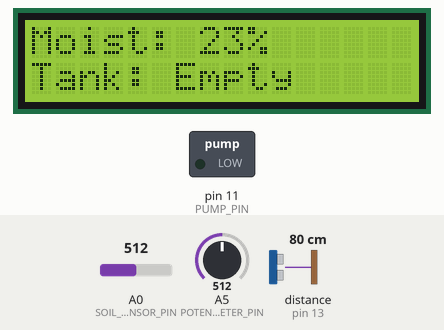
This sketch was run on a simulated Arduino Uno, built with avr-gcc and run on an emulated ATmega328P. On the bench: 16×2 character LCD, switched loads named in the sketch (green lamp = pin HIGH). Inputs (shaded band) come from the test bench; at power-on: distance to the obstacle (sensor on pin 13) 80 cm, A0 (SOIL_SENSOR_PIN) = 512, A5 (POTENTIOMETER_PIN) = 512. The echo pulse lasts 58.3 µs per cm; pins used as bus, display or sensor lines are not drawn; what the sketch prints to the serial monitor is not drawn.

Above: at 1.25 s.
1.3 s: distance to the obstacle (sensor on pin 13) set to 21 cm
At 2.85 s:
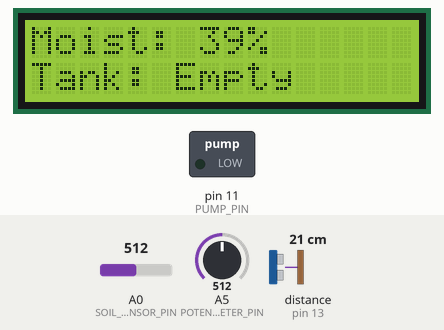
3.0 s: distance to the obstacle (sensor on pin 13) set to 18 cm
At 3.3 s:
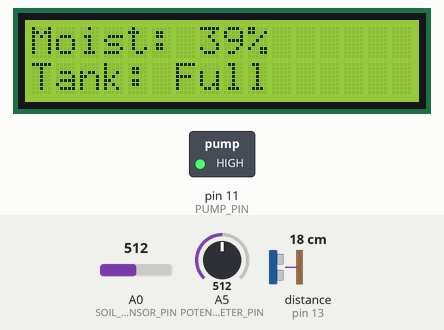
Timing chart, 0 to 6.0 s (numbered marks = the images above; inputs shaded):
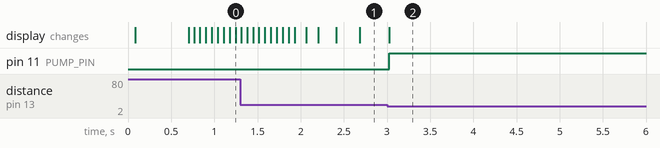

Measured:
- the behaviour switches between 20 and 19 cm on distance to the obstacle (sensor on pin 13) (found by bisection; images 1 and 2)
- after the input at 3.0 s, pin 11 (PUMP_PIN): LOW → HIGH at once; the display: changes at once (image 2)

The sketch:

AquaMate_final.ino
```cpp
/**
  This file contains the implementation of the system's main control functions,
  interfacing with various sensors and devices to maintain optimal environmental conditions.

  references:
  - Arduino Programming: https://www.arduino.cc/reference/en/
  - LiquidCrystal Library: https://www.arduino.cc/en/Reference/LiquidCrystal
  - Ultrasonic Sensor Library: https://www.arduinolibraries.info/libraries/ultrasonic
  - Exponential Moving Average (EMA): https://en.wikipedia.org/wiki/Moving_average#Exponential_moving_average
  - Soil Moisture Sensor Guide: https://learn.sparkfun.com/tutorials/soil-moisture-sensor-hookup-guide
  - Robust Error Handling in Embedded Systems: https://www.embedded.com/robust-error-handling-in-embedded-c/
  - Arduino Motor Control Tutorial: https://www.arduino.cc/en/Tutorial/Foundations/Motor
  - Arduino Non-Blocking Code: https://projecthub.arduino.cc/viliamk/easy-and-transparent-non-blocking-code-using-millis-5bf837


  Main driver built by Brice Heering
  4-21-2024

  WaterPump header built by James Hornback
  LcdScreen header based off code by lydia, built by Brice Heering
  SoilMoisture header built by Brice Heering
  UltrasonicCode header built by Brice Heering

  pin assignments and connection with wiring and hardware specifics
  were dictated by Dylan and Aiden M


PIN ASSIGNMENTS

DIGITAL:
0->
1->
2-> LCD D7
3-> LCD D6
4-> LCD D5
5-> LCD D4
6-> LCD RS
7-> LCD E
8-> Soil Moisture VCC Pin
9->
10->
11->To transister to power water pump
12->Ultrasonic trigger pin
13->Ultrasonic echo pin

ANALOG:
A0-> Soil Sensor analog, "sig" Pin
A1->
A2->
A3->
A4->
A5-> potentiometer middle pin


*/


// Includes of opject headers for the program to work properly
#include "ultrasonicCode.h"
#include "soilMoistureCode.h"
#include "waterPumpCode.h"
#include "lcdScreenCode.h"
// Includes to control the cpu and enter power saving mode
#include <avr/sleep.h>

// Define constants for pin assignments

#define SOIL_POWER_PIN 8
#define SOIL_SENSOR_PIN A0
#define PUMP_PIN 11
#define ULTRASONIC_TRIG_PIN 12
#define ULTRASONIC_ECHO_PIN 13
#define POTENTIOMETER_PIN A5

// Create object instances for each device in the system.
resSense waterSensor(ULTRASONIC_TRIG_PIN, ULTRASONIC_ECHO_PIN);
waterPump waterPump(PUMP_PIN);
soilDetector soilSensor(SOIL_POWER_PIN, SOIL_SENSOR_PIN);
lcdScreen lcd(6, 7, 5, 4, 3, 2); //Pins assigned in lcdScreenCode.h

// Variables to manage timing and state for pumping.
int lastActionTime = 0; //Tracks the last time stamp in which the pump ran, used to make code nonblocking
int pumpDuration = 5000; // Duration for which the pump should run, set to 5000 milliseconds (5 seconds).
bool isPumping = false;

// Setup
void setup() {
  Serial.begin(9600); // Start serial communication for debug


  pinMode(SOIL_POWER_PIN, OUTPUT); // Set the power pin for the soil sensor as output.
  digitalWrite(SOIL_POWER_PIN, LOW); // Ensure the power pin is initially turned off. IMPORTANT FOR SENSOR LIFETIME!!

 // set_sleep_mode(SLEEP_MODE_IDLE);  // Configure the microcontroller to sleep but keep peripherals running,
                                    //basically stops the cpu but allows LCD and Soil sense to keep working
}

// Main loop
void loop() {
  Serial.print("looping");
  int currentMillis = millis(); // Get the current time in milliseconds, used for clocking

  performChecks(); // Perform sensor readings and main logic body
  //sleep_mode(); // Put the CPU to sleep while waiting
}

// Perform sensor checks and updates to the system state.
void performChecks() {

  Serial.print("perfotm checks");
  if (!isPumping) { // check if currently pumping,
    int potValue = analogRead(POTENTIOMETER_PIN); // Read the value from the potentiometer
    Serial.print("read pot");
    int plantType = map(potValue, 0, 1023, 1, 3); // Map the potentiometer value to a plant type (1 thru 3)
    Serial.print("read pot and mapped");
    int soilMoisture = soilSensor.soilMoistLevel(); // Get the current soil moisture level. INCLUDES EMA ADJUSTMENT AND SMOOTHING!
    Serial.print("got soil moisture)");

    if (soilMoisture == -1) {  // error is detected in the soil moisture reading
      lcd.displayError("Soil Sense Error"); // Display the error message on  LCD.
      return;
    }

    int avgSoilMoisture = soilSensor.getAverageMoisture(); // Calculate the average soil moisture over time.
    if (avgSoilMoisture == -1) {
      lcd.displayError("Avg Soil Error"); // Handle and display errors for moisture readings.
      return;
    }

    lcdUpdate(plantType, soilMoisture, avgSoilMoisture); // Update the LCD display with new data
     // Decide if watering is needed based on the soil moisture, and handle plant watering
    checkPlantWateringNeeds(plantType, avgSoilMoisture, millis());

  }
}

// Update the information displayed on the LCD
void lcdUpdate(int plantType, int soilMoisture, int avgSoilMoisture) {

  //Check the state of the water resovoir
  String tankStatus;
  if (waterSensor.containerStatus() == true){
    tankStatus = "Full";
  }
  else {
    tankStatus = "Empty";
  }

  //Check if the pump is currently active
  String pumpStatus;
  if (isPumping == true){
    pumpStatus = "is";
  }
  else {
    pumpStatus = "not";
  }
  // Print the status to the LCD.
  lcd.lcdPrint(tankStatus, pumpStatus, avgSoilMoisture, "Plant " + String(plantType));
}

// Check if the plant needs watering based on type and soil moisture.
void checkPlantWateringNeeds(int plantType, int avgSoilMoisture, int currentMillis) {
  if (isPumping && currentMillis - lastActionTime >= pumpDuration) {
    waterPump.stop(); // Stop the pump if it has been running for the set duration.
    isPumping = false; // Update the pumping state to false.
  }

  if (!isPumping && waterSensor.containerStatus()) { // If not pumping and the water container is full,
    int threshold = determineThreshold(plantType, avgSoilMoisture); // Determine the moisture threshold needed for watering.

    if (avgSoilMoisture < threshold) { // If the moisture is below the threshold,
      waterPump.runPump(pumpDuration); // Start the pump.
      lastActionTime = currentMillis; // Record the time when the pump started.
      isPumping = true; // Update the pumping state to true.
    }
  }
}

// Determine the threshold for watering based on plant type and current moisture level.
int determineThreshold(int plantType, int moistureLevel) {
  switch (plantType) { // Select the base threshold based on plant type using switch cases
    case 1: return 20 + (moistureLevel < 20 ? 5 : 0); // Changes the threshold needed to water the plant based on the watering needs
    case 2: return 40 + (moistureLevel < 40 ? 5 : 0); //Basically runs three if else statements to check the moisture level provided
    case 3: return 60 + (moistureLevel < 60 ? 5 : 0); //and then calculate from that the actual threshold for the soil sensor
    default: return 100; // Set a high default threshold to prevent unintended watering.
  }
}
```

soilMoistureCode.h
```cpp
// Ensure the header file is included only once per compile cycle.
#ifndef SOIL_MOISTURE_CODE_H
#define SOIL_MOISTURE_CODE_H

#include <Arduino.h>

class soilDetector {
private:
    // Pins for controlling and reading from the soil moisture sensor.
    int soilPin;
    int soilPowerPin;

    // Constants and variables for handling and averaging the sensor readings.
   const static int numReadings = 10;  // Fixed number of readings to average.
    int readings[numReadings];          // Array to store past readings.
    int readIndex = 0;                  // Current index in the readings array.
    int total = 0;                      // Sum of the readings in the array.
    int average = 0;                    // Calculated average of the readings.

    // Constants and variables for error handling.
    //do not change
    int errorValue = -1;   // Special value indicating sensor error.
    int sensorLow = 200;   // Minimum expected sensor value.
    int sensorHigh = 950;  // Maximum expected sensor value.
    //you can change agin
    float ema = 0.0;                    // Exponential moving average of the sensor readings.
    //dont change
    float alpha = 0.1;            // Smoothing factor for EMA calculation.
    int errorCount = 0;                 // Counter for consecutive sensor errors.
    //dont change this either lol
    int maxErrorCount = 3;        // Threshold for maximum allowable consecutive errors.

public:
    // Constructor initializes sensor pins and prepares the sensor.
    soilDetector(int powerPin, int sensorPin) : soilPowerPin(powerPin), soilPin(sensorPin) {
        pinMode(soilPowerPin, OUTPUT);
        digitalWrite(soilPowerPin, LOW);  // Ensure sensor power is off initially.
        // Initialize all readings in the buffer to zero.
        for (int thisReading = 0; thisReading < numReadings; thisReading++) {
            readings[thisReading] = 0;
        }
    }

    // Reads and processes the moisture level from the soil sensor.
    // Utilizes Exponential Moving Average (EMA) for smoothing sensor output
// EMA Reference: https://en.wikipedia.org/wiki/Moving_average#Exponential_moving_average


/*
  Reads and processes the moisture level from the soil moisture sensor.

  This function measures the soil moisture by activating the sensor, reading the analog value,
  and then immediately deactivating the sensor to conserve power. The measurement is processed to
  determine if it falls within a pre-defined valid range. If the reading is outside this range, it is
  considered an error, and error counting logic is applied. If consecutive errors exceed a defined threshold,
  an error value is returned. Otherwise, the function calculates an exponential moving average (EMA)
  to smooth out the reading fluctuations over time, which helps in mitigating the impact of transient noise
  and outliers in the sensor data.

   steps in the function:
  1. Power on the sensor and read the moisture level.
  2. Check if the reading is within the expected range (sensorLow to sensorHigh).
  3. If out of range, increment an error counter. Return an error code if too many consecutive errors occur.
  4. If within range, reset the error counter and update the EMA of moisture levels.
  5. Update a circular buffer with the latest EMA value and compute a running average of these values.
  6. Convert the latest EMA value to a percentage scale for consistency across different sensor calibrations.

  References:
  - Exponential Moving Average (EMA): https://en.wikipedia.org/wiki/Moving_average#Exponential_moving_average
  - Handling Sensor Data: https://learn.sparkfun.com/tutorials/soil-moisture-sensor-hookup-guide
  - Circular Buffer for Data Smoothing: https://en.wikipedia.org/wiki/Circular_buffer
  - Error Handling in Sensor Readings: https://www.embedded.com/design/prototyping-and-development/4008246/Error-handling-in-real-time-measurement-applications

  - C++ code for EMA algorithom https://stackoverflow.com/questions/37300684/implementing-exponential-moving-average-in-c

 */

    int soilMoistLevel() {
        digitalWrite(soilPowerPin, HIGH);  // Power on the sensor.
        delay(10);  // Short delay to stabilize sensor
        int moistureLevel = analogRead(soilPin);  // Read moisture level from sensor.
        digitalWrite(soilPowerPin, LOW);  // Power off the sensor

        // Handle readings outside the expected range by incrementing error count var
        if (moistureLevel < sensorLow || moistureLevel > sensorHigh) {
            errorCount++;
            if (errorCount > maxErrorCount) {
                return errorValue;  // Return an error code if too many consecutive errors.
            }
        } else {
            errorCount = 0;  // Reset error count on a valid reading.

            // Update the exponential moving average.
            ema = alpha * moistureLevel + (1 - alpha) * ema;
            ema = static_cast<int>(ema); //Convert float to int for int math
        }

        // Maintain a running total of the last 'numReadings' EMA values for averaging.

        // Subtracts the oldest reading in the buffer from the running total.
        // Updates the oldest reading slot with the new EMA value.
        //Adds this new EMA value to the running total, effectively replacing the old value in the total with the new one.
        // Advances the index to the next position in the circular buffer, wrapping around if the end is reached.
        //Computes the average of the readings by dividing the total by the number of readings
        total -= readings[readIndex];
        readings[readIndex] = ema;
        total += readings[readIndex];
        readIndex = (readIndex + 1) % numReadings;
        average = total / numReadings;


        // Convert the EMA value to a percentage
        return map(ema, sensorLow, sensorHigh, 0, 100);
    }

    // Provides a smoothed average moisture level based on recent readings.
    int getAverageMoisture() {
        if (average < sensorLow || average > sensorHigh) {
            return errorValue;  // Return error if average is out of expected range.
        }
        // Map the average value to a percentage.
        return map(average, sensorLow, sensorHigh, 0, 100);
    }
};

#endif // SOIL_MOISTURE_CODE_H
```

ultrasonicCode.h
```cpp
// Ensure this header is included only once in any compilation unit.
#ifndef ULTRASONIC_CODE_H
#define ULTRASONIC_CODE_H

#include <Ultrasonic.h>  // Include the library for handling ultrasonic sensors.

class resSense {
private:
    // Private member to hold the Ultrasonic object which handles the ultrasonic sensor operations.
    Ultrasonic ultrasonic;

public:
    // Constructor to initialize the Ultrasonic object with specified trigger and echo pins.
    resSense(int triggerPin, int echoPin) : ultrasonic(triggerPin, echoPin) {}

    // Function to determine the status of the container based on the ultrasonic sensor readings.
    bool containerStatus() {
        int distance = ultrasonic.read();  // Measure the distance using the ultrasonic sensor.

        // Check if the distance reading is either 0 (indicating no echo received)
        // or greater than 300 (which we consider beyond our measurement interest).
        if (distance == 0 || distance > 300) {
            return false;  // Return false if the measurement is out of the expected range,
                           // assuming this indicates a problem or the container is empty.
        }

        // Consider the container as not full if the distance to the surface is greater than 20 units.
        // You might adjust this threshold based on the specific application needs.
        return distance < 20;  // Return true if the measured distance is less than 20 units,
                               // shows that the container is sufficiently full.
    }
};

#endif // ULTRASONIC_CODE_H
```

waterPumpCode.h
```cpp
// Guard to prevent the header file from being included more than once
#ifndef WATER_PUMP_CODE_H
#define WATER_PUMP_CODE_H

#include <Arduino.h> // Include the Arduino base library for basic IO functions and definitions

// Define the waterPump class to manage the operation of a water pump connected to an Arduino
class waterPump {
private:
  int pump_pin; // Private variable to store the Arduino pin number connected to the water pump

public:
  // Constructor for the waterPump class
  // @param pin: the Arduino pin number that controls the water pump
  waterPump(int pin) : pump_pin(pin) { // Initialization list to directly set the pump_pin variable
    pinMode(pump_pin, OUTPUT); // Configure the pump pin as an OUTPUT to control the water pump
  }

  // Method to start the water pump
  // @param duration: the time in milliseconds for which the pump should be active
  // Note: the duration parameter is currently not used to stop the pump after a specific time
  void runPump(int duration) {
    digitalWrite(pump_pin, HIGH);
   // unsigned long pumptime = millis();
   // while (millis() - pumptime < duration){
   //     Serial.print("pumping");
   // }
   // digitalWrite(pump_pin, LOW);
     // Set the pump pin to HIGH, turning the pump ON
  }

  // Method to stop the water pump
  void stop() {
    digitalWrite(pump_pin, LOW); // Set the pump pin to LOW, turning the pump OFF
  }
};

// End of the include guard
#endif // WATER_PUMP_CODE_H
```

Source omitted: lcdScreenCode.h (2577 bytes)
